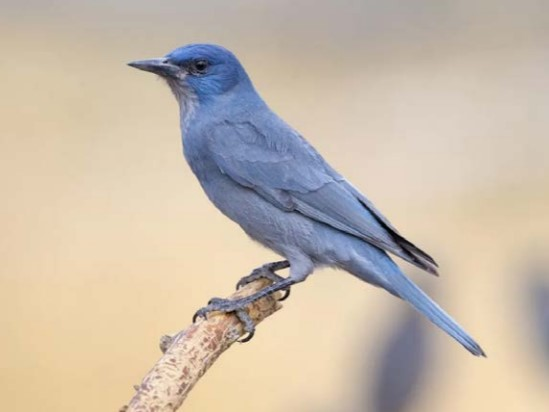
#> input picture img/bird.jpg, 549 x 412 px, found by its file name
$ python 14-4.py
#> lines starting #> are read from the running program, lines starting #| are printed output that depends on the picture
from cv2 import cv2
import numpy as np
from matplotlib import pyplot as plt
img=cv2.imread('img/bird.jpg')
#> img is the input picture: shape (412, 549, 3); mean B, G, R 171.7, 187.1, 200.1
rows,cols,ch=img.shape
#> rows = 412; cols = 549; ch = 3
pts1=np.float32([[50,50],[200,50],[50,200]])
pts2=np.float32([[10,100],[200,50],[100,250]])
M=cv2.getAffineTransform(pts1,pts2)
dst=cv2.warpAffine(img,M,(cols,rows))
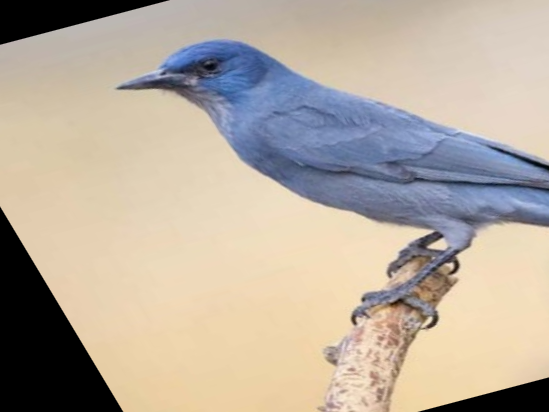
#> dst: shape (412, 549, 3); mean B, G, R 158.7, 172.1, 183.5

cv2.imshow('img',dst)
cv2.waitKey(0)
#> (the run stopped early here; a loop or call above may not have finished)
